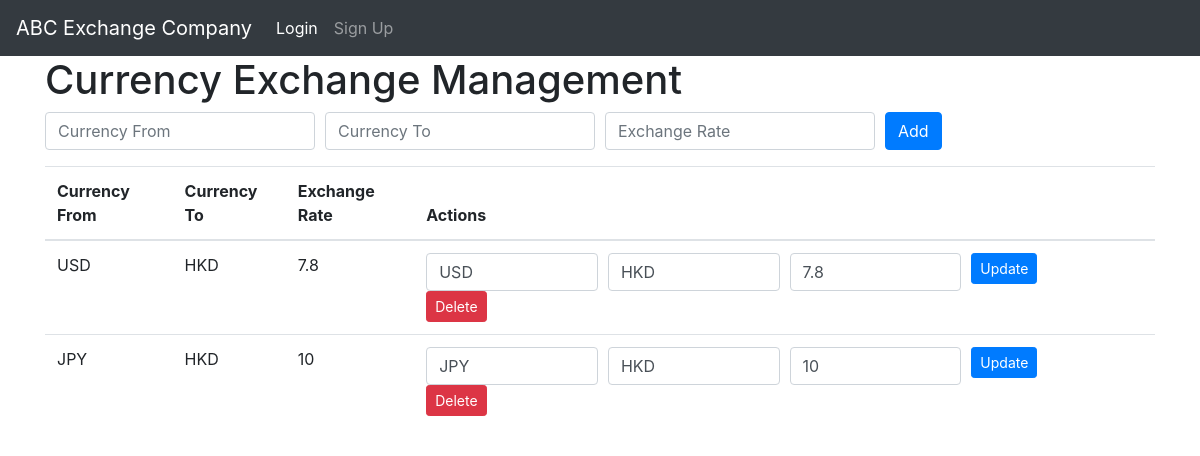
Page /rate.php on the earlier database version.
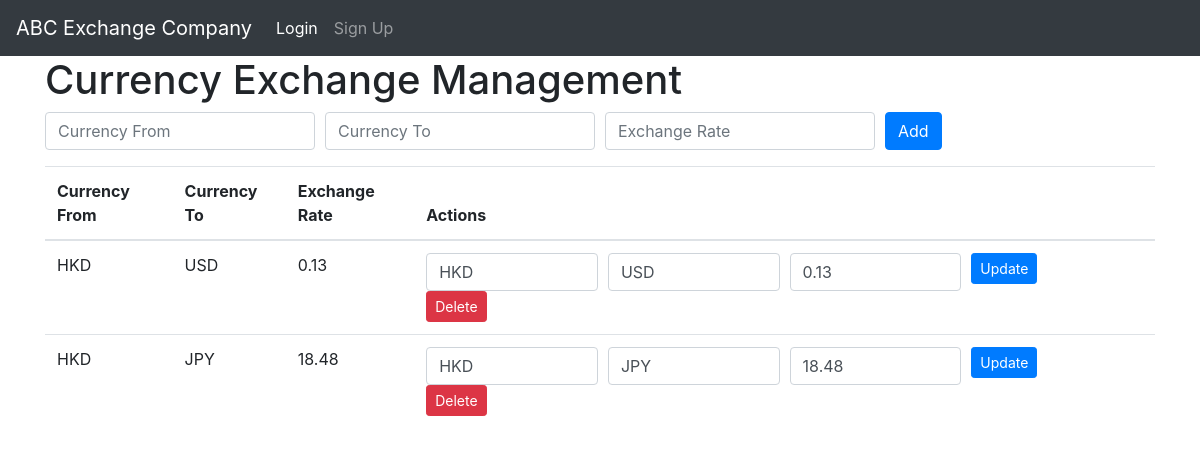
Same page on the later database version.
### tables this page shows
CREATE TABLE exchange_rates (
    id INTEGER PRIMARY KEY AUTOINCREMENT,
    currency_from TEXT,
    currency_to TEXT,
    exchange_rate REAL
);

### rate.php (the view, shortened to what this page needs)
<?php include("header.php"); ?>
  <?php
 $db = new SQLite3('database.db');
  function getExchangeRates($db) {
    $query = "SELECT * FROM exchange_rates";
    $result = $db->query($query);
    $exchangeRates = [];
    while ($row = $result->fetchArray(SQLITE3_ASSOC)) {
      $exchangeRates[] = $row;
    }
    return $exchangeRates;
  }
  $exchangeRates = getExchangeRates($db);
  ?>
  <div class="container">
    <h1>Currency Exchange Management</h1>
    <form method="POST" class="mb-3">
      <div class="form-row">
        <div class="col">
          <input type="text" class="form-control" placeholder="Currency From" name="currency-from" required>
        </div>
        <div class="col">
          <input type="text" class="form-control" placeholder="Currency To" name="currency-to" required>
        </div>
        <div class="col">
          <input type="number" step="0.01" class="form-control" placeholder="Exchange Rate" name="exchange-rate" required>
        </div>
        <div class="col">
          <button type="submit" name="add" class="btn btn-primary">Add</button>
        </div>
      </div>
    </form>
    <table class="table">
      <thead>
        <tr>
          <th>Currency From</th>
          <th>Currency To</th>
          <th>Exchange Rate</th>
          <th>Actions</th>
        </tr>
      </thead>
      <tbody>
        <?php foreach ($exchangeRates as $exchangeRate): ?>
          <tr>
            <td><?php echo $exchangeRate['currency_from']; ?></td>
            <td><?php echo $exchangeRate['currency_to']; ?></td>
            <td><?php echo $exchangeRate['exchange_rate']; ?></td>
            <td>
              <form method="POST" class="d-inline-block">
                <div class="form-row">
                  <div class="col">
                    <input type="text" class="form-control" name="currency-from" value="<?php echo $exchangeRate['currency_from']; ?>" required>
                  </div>
                  <div class="col">
                    <input type="text" class="form-control" name="currency-to" value="<?php echo $exchangeRate['currency_to']; ?>" required>
                  </div>
                  <div class="col">
                    <input type="number" step="0.01" class="form-control" name="exchange-rate" value="<?php echo $exchangeRate['exchange_rate']; ?>" required>
                  </div>
                  <div class="col">
                    <button type="submit" name="update" class="btn btn-primary btn-sm">Update</button>
                  </div>
                </div>
              </form>              <form method="POST" class="d-inline-block">
                <button type="submit" name="delete" class="btn btn-danger btn-sm">Delete</button>
              </form>
            </td>
          </tr>
        <?php endforeach; ?>
      </tbody>
    </table>
  </div>
  <?php include("footer.php"); ?>

### header.php (shortened to what this page needs)
<!DOCTYPE html>
<html lang="en">
<head>
  <link rel="stylesheet" href="https://stackpath.bootstrapcdn.com/bootstrap/4.5.2/css/bootstrap.min.css">
</head>
<body>
  <nav class="navbar navbar-expand-lg navbar-dark bg-dark">
    <a class="navbar-brand" href="index.php">ABC Exchange Company</a>
    <div class="collapse navbar-collapse" id="navbarNav">
    <ul class="navbar-nav">
  <?php
    if (!isset($_SESSION['role'])) {
        echo '
        <li class="nav-item active">
            <a class="nav-link" href="login.php">Login</a>
        </li>
        <li class="nav-item">
            <a class="nav-link" href="signup.php">Sign Up</a>
        </li>';
    }
    ?>
</ul>
    </div>
  </nav>

### footer.php (shortened to what this page needs)
</body>
</html>

Differences in the rows shown:
changed exchange_rates "USD": currency_from "USD" → "HKD"; currency_to "HKD" → "USD"; exchange_rate "7.8" → "0.13"; currency-from "USD" → "HKD"; currency-to "HKD" → "USD"; exchange-rate "7.8" → "0.13"
changed exchange_rates "JPY": currency_from "JPY" → "HKD"; currency_to "HKD" → "JPY"; exchange_rate "10" → "18.48"; currency-from "JPY" → "HKD"; currency-to "HKD" → "JPY"; exchange-rate "10" → "18.48"
